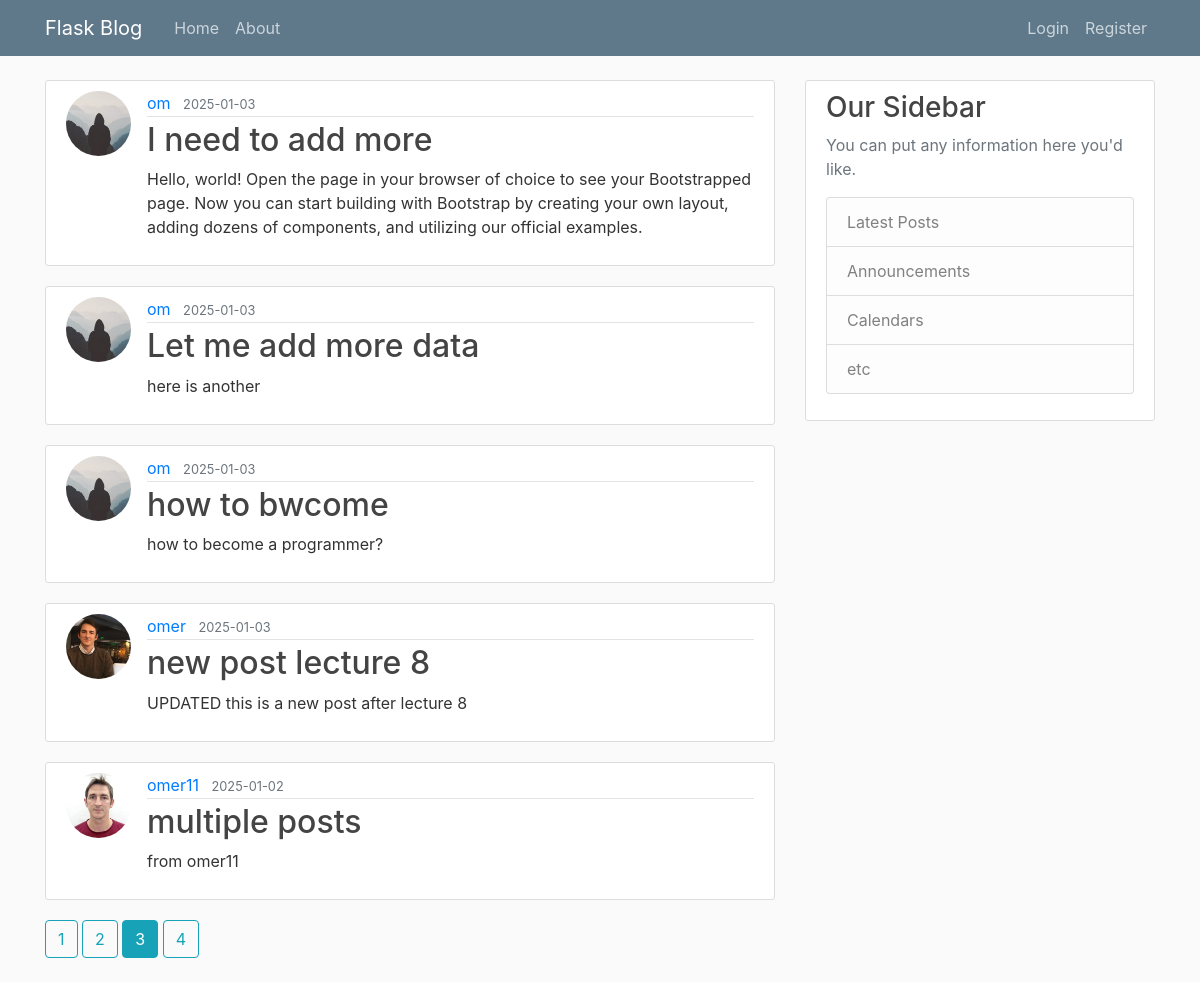
Screenshot of /home?page=3 with the database file from the repository.
### Corey_v2_package/flask_app/models.py (models this page shows, shortened)
class Post(db_.Model):
    id = db_.Column(db_.Integer, primary_key=True)
    title = db_.Column(db_.String(100), nullable=False)
    date_posted = db_.Column(db_.DateTime, nullable=False, default=datetime.utcnow)
    content = db_.Column(db_.Text, nullable=False)
    user_id = db_.Column(db_.Integer, db_.ForeignKey('user.id'), nullable=False)

class User(db_.Model, UserMixin):
    id = db_.Column(db_.Integer, primary_key=True)
    username = db_.Column(db_.String(20), unique=True, nullable=False)
    email = db_.Column(db_.String(120), unique=True, nullable=False)
    image_file = db_.Column(db_.String(20), nullable=False, default='default.jpg')
    password = db_.Column(db_.String(60), nullable=False)
    posts = db_.relationship('Post', backref='author',lazy=True)

### Corey_v2_package/flask_app/routes.py (the view)
@app_.route("/")
@app_.route("/home")
def home():
    page = request.args.get('page',1,type=int)
    posts = Post.query.order_by(Post.date_posted.desc()).paginate(page=page, per_page=5)
    return  render_template("home.html",posts=posts)

### Corey_v2_package/flask_app/templates/home.html (shortened to what this page needs)
{% extends "layout.html" %}
{% block content %}
    {% for post in posts.items %}
        <article class="media content-section">
            <img class="rounded-circle article-img" src="{{ url_for('static',
             filename='profile_pics/' + post.author.image_file)}}" >
          <div class="media-body">
            <div class="article-metadata">
              <a class="mr-2" href="{{ url_for('user_posts', username=post.author.username) }}">{{ post.author.username }}</a>
              <small class="text-muted">{{ post.date_posted.strftime('%Y-%m-%d') }}</small>
            </div>
            <h2><a class="article-title" href="{{url_for('post',post_id=post.id)}}">{{ post.title }}</a></h2>
            <p class="article-content">{{ post.content }}</p>
          </div>
        </article>
    {% endfor %}
    {% for page_num in posts.iter_pages(left_edge=1, right_edge=1, left_current=1, right_current=2) %}
        {% if page_num %}
            {% if posts.page == page_num %}
                <a class="btn btn-info mb-4" href="{{ url_for('home', page=page_num) }}">{{ page_num }}</a>
            {% else %}
                <a class="btn btn-outline-info mb-4" href="{{ url_for('home', page=page_num) }}">{{ page_num }}</a>
            {% endif %}
        {% endif %}
    {% endfor %}
{% endblock content %}

### Corey_v2_package/flask_app/static/main.css (style rules this page uses)
body { background: #fafafa; color: #333333; margin-top: 5rem; }
h1, h2, h3, h4, h5, h6 { color: #444444; }
.content-section { background: #ffffff; padding: 10px 20px; border: 1px solid #dddddd; border-radius: 3px; margin-bottom: 20px; }
.article-title { color: #444444; }
.article-content { white-space: pre-line; }
.article-img { height: 65px; width: 65px; margin-right: 16px; }
.article-metadata { padding-bottom: 1px; margin-bottom: 4px; border-bottom: 1px solid #e3e3e3 }

### rows the page displays
Post: image_file (placeholder picture), author.username "om", date_posted "2025-01-03", title "I need to add more", content "Hello, world! Open the page in your browser of choice to see your Bootstrapped page. Now you can start building with Bootstrap by creating your own layout, adding dozens of components, and utilizing our official examples."
Post: image_file (placeholder picture), author.username "om", date_posted "2025-01-03", title "Let me add more data", content "here is another"
Post: image_file (placeholder picture), author.username "om", date_posted "2025-01-03", title "how to bwcome", content "how to become a programmer?"
Post: image_file (picture), author.username "omer", date_posted "2025-01-03", title "new post lecture 8", content "UPDATED this is a new post after lecture 8"
Post: image_file (picture), author.username "omer11", date_posted "2025-01-02", title "multiple posts", content "from omer11"

### other values shown
{{ page_num }} "1" "2" "4"
{{ page_num }} "3"
